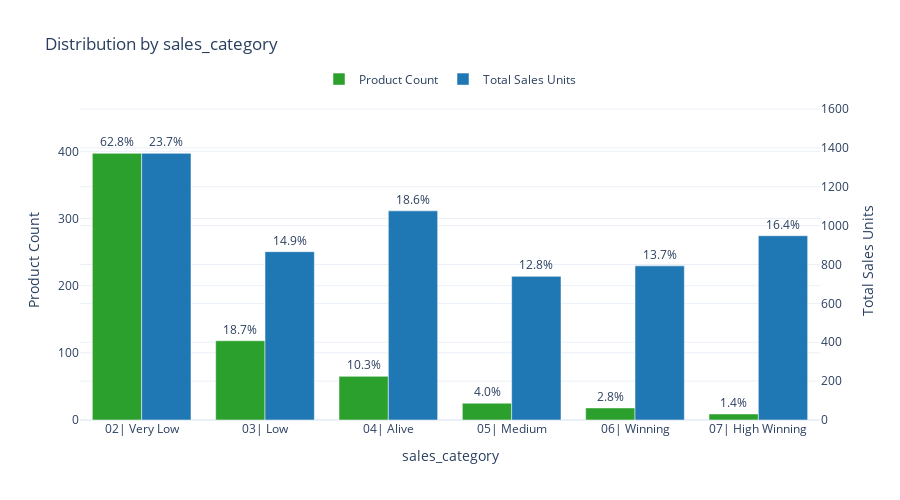

The notebook cell this image was saved under:
### Code cell
df, plot = FEVAL.plot_attribute_distribution(evaluation_data, ["sales_category"])
plot.show()

### Figure 1 — Plotly figure (JSON) as saved in the notebook; plotly's stock layout.template omitted (floating-point values rounded to 4 significant figures)
{"data": [{"marker": {"color": "#2ca02c"}, "name": "Product Count", "offsetgroup": "1", "text": ["62.8%", "18.7%", "10.3%", "4.0%", "2.8%", "1.4%"], "textposition": "outside", "type": "bar", "x": ["02| Very Low", "03| Low", "04| Alive", "05| Medium", "06| Winning", "07| High Winning"], "y": [397, 118, 65, 25, 18, 9]}, {"marker": {"color": "#1f77b4"}, "name": "Total Sales Units", "offsetgroup": "2", "text": ["23.7%", "14.9%", "18.6%", "12.8%", "13.7%", "16.4%"], "textposition": "outside", "type": "bar", "x": ["02| Very Low", "03| Low", "04| Alive", "05| Medium", "06| Winning", "07| High Winning"], "y": [1372, 866, 1076, 739, 793, 948], "yaxis": "y2"}], "layout": {"barmode": "group", "height": 500, "legend": {"orientation": "h", "x": 0.5, "xanchor": "center", "y": 1.02, "yanchor": "bottom"}, "margin": {"t": 100}, "title": {"text": "Distribution by sales_category"}, "xaxis": {"title": {"text": "sales_category"}}, "yaxis": {"automargin": true, "range": [0, 476.4], "title": {"text": "Product Count"}}, "yaxis2": {"overlaying": "y", "range": [0, 1646.0], "side": "right", "title": {"text": "Total Sales Units"}}}}
